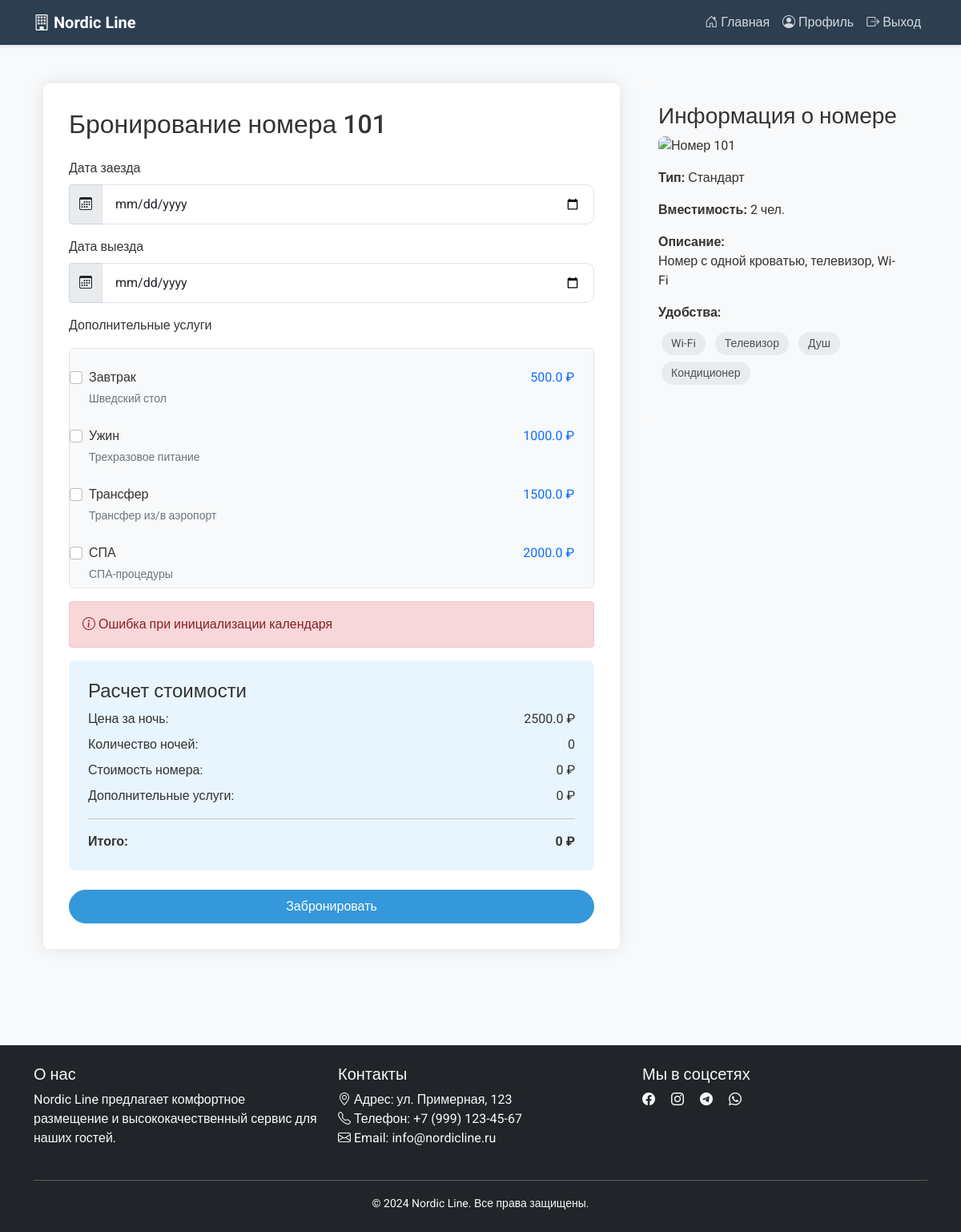
Screenshot of /book/1 (signed in) with the database file from the repository.
### models.py (models this page shows, shortened)
class Room(db.Model):
    id = db.Column(db.Integer, primary_key=True)
    number = db.Column(db.String(10), unique=True, nullable=False)
    type = db.Column(db.String(50), nullable=False)
    price = db.Column(db.Float, nullable=False)
    capacity = db.Column(db.Integer, nullable=False)
    description = db.Column(db.Text)
    images = db.Column(db.String(1000))  # Храним список изображений как строку
    tags = db.Column(db.String(500))  # Храним теги как строку, разделенную запятыми
    bookings = db.relationship('Booking', back_populates='room', lazy=True)
    @property
    def tag_list(self):
        if not self.tags:
            return []
        return [tag.strip() for tag in self.tags.split(',') if tag.strip()]

class Service(db.Model):
    id = db.Column(db.Integer, primary_key=True)
    name = db.Column(db.String(100), nullable=False)
    description = db.Column(db.Text)
    price = db.Column(db.Float, nullable=False)
    is_active = db.Column(db.Boolean, default=True)

### app.py (the view, shortened to what this page needs)
@app.route('/book/<int:room_id>', methods=['GET', 'POST'])
@login_required
def book_room(room_id):
    room = Room.query.get_or_404(room_id)
    form = BookingForm()
    services = Service.query.filter_by(is_active=True).all()
    return render_template('book_room.html', room=room, form=form, services=services)

### app.py
class BookingForm(FlaskForm):
    check_in = DateField('Дата заезда', validators=[DataRequired()], format='%Y-%m-%d')
    check_out = DateField('Дата выезда', validators=[DataRequired()], format='%Y-%m-%d')
    services = StringField('Услуги')
    submit = SubmitField('Забронировать')

### app.py (called while the page is built)
@login_manager.user_loader
def load_user(user_id):
    return User.query.get(int(user_id))

### templates/book_room.html (shortened to what this page needs)
{% extends "base.html" %}
{% block styles %}
<link rel="stylesheet" href="https://cdn.jsdelivr.net/npm/flatpickr/dist/flatpickr.min.css">
<link rel="stylesheet" href="https://cdn.jsdelivr.net/npm/flatpickr/dist/themes/material_blue.css">
<link rel="stylesheet" href="https://cdn.jsdelivr.net/npm/bootstrap-icons@1.8.1/font/bootstrap-icons.css">
{% endblock %}
{% block content %}
<div class="container mt-4 mb-5">
    <div class="row">
        <div class="col-md-8">
            <div class="booking-form">
                <h2 class="mb-4">Бронирование номера {{ room.number }}</h2>
                <form method="POST" id="bookingForm">
                    <div class="mb-3">
                        {{ form.check_in.label(class="form-label") }}
                        <div class="input-group">
                            <span class="input-group-text"><i class="bi bi-calendar3"></i></span>
                            {{ form.check_in(class="form-control", placeholder="Выберите дату заезда") }}
                        </div>
                    </div>
                    <div class="mb-3">
                        {{ form.check_out.label(class="form-label") }}
                        <div class="input-group">
                            <span class="input-group-text"><i class="bi bi-calendar3"></i></span>
                            {{ form.check_out(class="form-control", placeholder="Выберите дату выезда") }}
                        </div>
                    </div>
                    {% if services %}
                    <div class="mb-3">
                        <label class="form-label">Дополнительные услуги</label>
                        <div class="services-list">
                            {% for service in services %}
                            <div class="form-check mb-2">
                                <input class="form-check-input service-checkbox" type="checkbox"
                                       name="services" value="{{ service.id }}" id="service_{{ service.id }}">
                                <label class="form-check-label d-flex justify-content-between" for="service_{{ service.id }}">
                                    <span>{{ service.name }}</span>
                                    <span class="text-primary">{{ service.price }} ₽</span>
                                </label>
                                {% if service.description %}
                                <div class="form-text">{{ service.description }}</div>
                                {% endif %}
                            </div>
                            {% endfor %}
                        </div>
                    </div>
                    {% endif %}
                    <div class="alert alert-info mt-3" id="availability-message" style="display: none;">
                        <i class="bi bi-info-circle"></i>
                        <span id="availability-text"></span>
                    </div>
                    <div class="price-summary mt-3">
                        <h4>Расчет стоимости</h4>
                        <div class="d-flex justify-content-between mb-2">
                            <span>Цена за ночь:</span>
                            <span>{{ room.price }} ₽</span>
                        </div>
                        <div class="d-flex justify-content-between mb-2">
                            <span>Количество ночей:</span>
                            <span id="nights-count">0</span>
                        </div>
                        <div class="d-flex justify-content-between mb-2">
                            <span>Стоимость номера:</span>
                            <span id="room-price">0 ₽</span>
                        </div>
                        <div class="d-flex justify-content-between mb-2">
                            <span>Дополнительные услуги:</span>
                            <span id="services-price">0 ₽</span>
                        </div>
                        <hr>
                        <div class="d-flex justify-content-between">
                            <strong>Итого:</strong>
                            <strong id="total-price">0 ₽</strong>
                        </div>
                    </div>
                    <div class="mt-4">
                        {{ form.submit(class="btn btn-primary w-100") }}
                    </div>
                </form>
            </div>
        </div>
        <div class="col-md-4">
            <div class="room-details">
                <h3>Информация о номере</h3>
                <img src="{{ url_for('static', filename='images/room-default.jpg') }}" class="room-image" alt="Номер {{ room.number }}">
                <div class="mb-3">
                    <strong>Тип:</strong> {{ room.type }}
                </div>
                <div class="mb-3">
                    <strong>Вместимость:</strong> {{ room.capacity }} чел.
                </div>
                <div class="mb-3">
                    <strong>Описание:</strong>
                    <p>{{ room.description }}</p>
                </div>
                {% if room.tag_list %}
                    <div class="mb-3">
                        <strong>Удобства:</strong>
                        <div class="mt-2">
                            {% for tag in room.tag_list %}
                                <span class="room-tag">{{ tag }}</span>
                            {% endfor %}
                        </div>
                    </div>
                {% endif %}
            </div>
        </div>
    </div>
</div>
{% endblock %}

### static/css/style.css (style rules this page uses)
:root { --primary-color: #2c3e50; --secondary-color: #3498db; --accent-color: #e74c3c; --light-bg: #f8f9fa; --dark-bg: #2c3e50; }
body { font-family: 'Roboto', sans-serif; background-color: var(--light-bg); color: #333; min-height: 100vh; display: flex; flex-direction: column; }
.btn-primary { background-color: var(--secondary-color); border-color: var(--secondary-color); padding: 0.5rem 1.5rem; border-radius: 25px; transition: all 0.3s ease; }
.form-control { border-radius: 10px; border: 1px solid #dee2e6; padding: 0.75rem 1rem; }

### templates/book_room.html (style rules this page uses)
.booking-form { background-color: #fff; border-radius: 8px; box-shadow: 0 0 20px rgba(0,0,0,0.1); padding: 2rem; }
.room-details { background-color: #f8f9fa; border-radius: 8px; padding: 1.5rem; }
.price-summary { background-color: #e9f5fe; border-radius: 8px; padding: 1.5rem; margin-top: 1.5rem; }
.room-image { width: 100%; height: 200px; object-fit: cover; border-radius: 8px; margin-bottom: 1rem; }
.room-tag { display: inline-block; padding: 0.25rem 0.75rem; margin: 0.25rem; background-color: #e9ecef; border-radius: 1rem; font-size: 0.875rem; color: #495057; }
.services-list { max-height: 300px; overflow-y: auto; border: 1px solid #dee2e6; border-radius: 6px; padding: 1rem; background-color: #f8f9fa; margin-top: 0.5rem; }
.form-check { padding: 0.5rem; border-radius: 4px; transition: background-color 0.2s; }

### rows the page displays
Room: number "101", price "2500.0", type "Стандарт", capacity "2", description "Номер с одной кроватью, телевизор, Wi-Fi"
Service: name "Завтрак", price "500.0", description "Шведский стол"
Service: name "Ужин", price "1000.0", description "Трехразовое питание"
Service: name "Трансфер", price "1500.0", description "Трансфер из/в аэропорт"
Service: name "СПА", price "2000.0", description "СПА-процедуры"

### other values shown
{{ tag }} "Wi-Fi" "Телевизор" "Душ" "Кондиционер"
